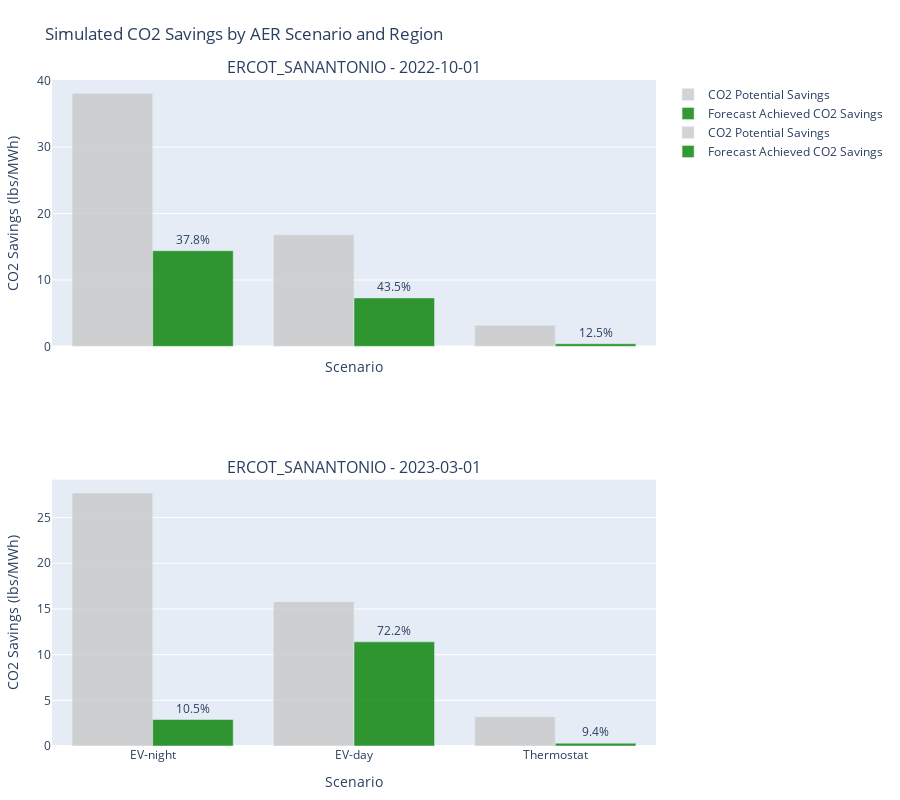

The code cell stored with this chart in its notebook:
### Code cell
report.plot_impact_forecast_metrics(factory.data_handlers)

### Figure 1 — Plotly figure (JSON) as saved in the notebook; plotly's stock layout.template omitted (floating-point values rounded to 4 significant figures)
{"data": [{"hovertemplate": "%{x}: %{y:.1f} lbs CO2/MWh<extra></extra>", "marker": {"color": "rgba(200, 200, 200, 0.8)"}, "name": "CO2 Potential Savings", "type": "bar", "x": ["EV-night", "EV-day", "Thermostat"], "xaxis": "x", "y": [38.1, 16.8, 3.2], "yaxis": "y"}, {"hovertemplate": "%{x}: %{y:.1f} lbs CO2/MWh<extra></extra>", "marker": {"color": "rgba(0, 128, 0, 0.8)"}, "name": "Forecast Achieved CO2 Savings", "text": ["37.8%", "43.5%", "12.5%"], "textposition": "outside", "type": "bar", "x": ["EV-night", "EV-day", "Thermostat"], "xaxis": "x", "y": [14.4, 7.3, 0.4], "yaxis": "y"}, {"hovertemplate": "%{x}: %{y:.1f} lbs CO2/MWh<extra></extra>", "marker": {"color": "rgba(200, 200, 200, 0.8)"}, "name": "CO2 Potential Savings", "type": "bar", "x": ["EV-night", "EV-day", "Thermostat"], "xaxis": "x2", "y": [27.7, 15.8, 3.2], "yaxis": "y2"}, {"hovertemplate": "%{x}: %{y:.1f} lbs CO2/MWh<extra></extra>", "marker": {"color": "rgba(0, 128, 0, 0.8)"}, "name": "Forecast Achieved CO2 Savings", "text": ["10.5%", "72.2%", "9.4%"], "textposition": "outside", "type": "bar", "x": ["EV-night", "EV-day", "Thermostat"], "xaxis": "x2", "y": [2.9, 11.4, 0.3], "yaxis": "y2"}], "layout": {"annotations": [{"font": {"size": 16}, "showarrow": false, "text": "ERCOT_SANANTONIO - 2022-10-01", "x": 0.5, "xanchor": "center", "xref": "paper", "y": 1, "yanchor": "bottom", "yref": "paper"}, {"font": {"size": 16}, "showarrow": false, "text": "ERCOT_SANANTONIO - 2023-03-01", "x": 0.5, "xanchor": "center", "xref": "paper", "y": 0.4, "yanchor": "bottom", "yref": "paper"}], "barmode": "group", "height": 800, "margin": {"b": 50, "l": 50, "r": 50, "t": 80}, "showlegend": true, "title": {"text": "Simulated CO2 Savings by AER Scenario and Region"}, "xaxis": {"anchor": "y", "domain": [0, 1], "matches": "x2", "showticklabels": false, "title": {"text": "Scenario"}}, "xaxis2": {"anchor": "y2", "domain": [0, 1], "title": {"text": "Scenario"}}, "yaxis": {"anchor": "x", "domain": [0.6, 1], "title": {"text": "CO2 Savings (lbs/MWh)"}}, "yaxis2": {"anchor": "x2", "domain": [0, 0.4], "title": {"text": "CO2 Savings (lbs/MWh)"}}}}
